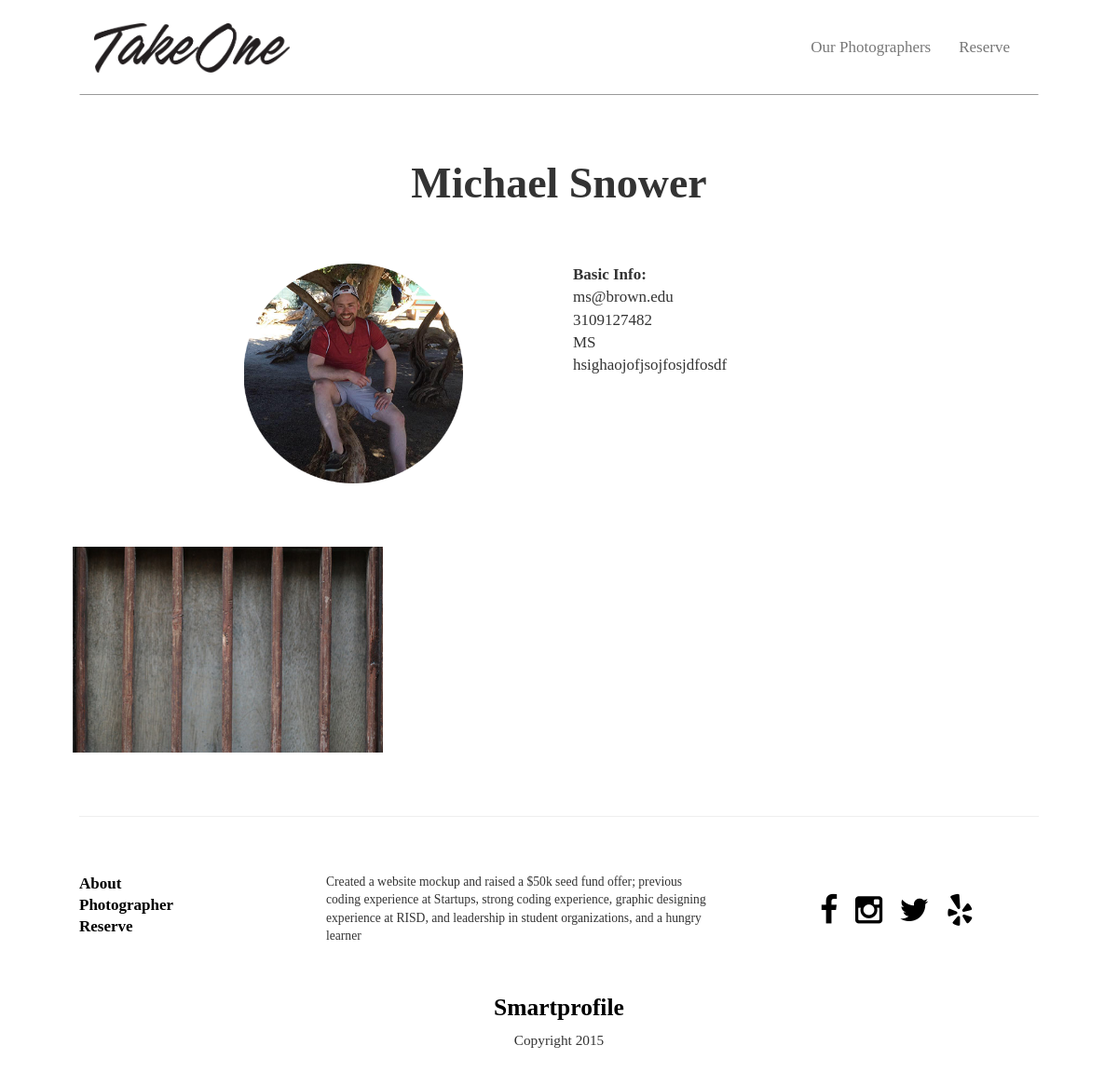
Screenshot of /photographer/michael-snower/ with the database file from the repository.
### photographer/models.py (models this page shows, shortened)
class Photographer(models.Model):
	last_name = models.CharField(max_length=120)
	first_name = models.CharField(max_length=120)
	email = models.EmailField()
	slug = models.SlugField(unique=True, null=True, blank=True)
	short_description = models.CharField(max_length=150)
	description = models.TextField()
	phone = models.CharField(max_length=15)
	profile = models.ImageField(upload_to='profile/', null=True)

class PhotographerImage(models.Model):
	author = models.ForeignKey(Photographer)
	image = models.ImageField(upload_to=image_upload_to)

### photographer/views.py (the view)
# urls.py: url(r'^(?P<slug>[\w-]+)/$', PhotographerDetailView.as_view(), name='photographer_detail'),
class PhotographerDetailView(DetailView):
	model = Photographer
	def get_context_data(self, *args, **kwargs):
		context = super(PhotographerDetailView, self).get_context_data(*args, **kwargs)
		photographer = self.get_object()
		context['title_text'] = photographer.first_name + ' ' + photographer.last_name
		return context

### photographer/templates/photographer/photographer_detail.html
{% extends "base.html" %}
{% load staticfiles %}
{% block photographer_detail %}
  <div class="content_wrapper" id="photographer_intro">
    <div class="row">
      <h4 class="feature_title text-center">{{object.first_name}} {{object.last_name}}</h4>
    </div>
    <div class="row content_title_padding">
    	<div class="col-md-3 col-md-offset-2 col-xs-12">
    		<img src="{{ object.profile.url }}" class='img-responsive'>
    	</div>
    	<div class="col-md-5 col-md-offset-1 col-xs-12">
    		<ul class="list-unstyled">
          <strong><li>Basic Info:</li></strong>
          <li>{{ object.email }}</li>
          <li>{{ object.phone }}</li>
          <li>{{ object.short_description }}</li>
          <li>{{ object.description }}</li>
    		</ul>
    	</div>
    </div>
  </div>
  <div class="row content_wrapper" id="photographer_gallery">
		<div class="grid">
		  <div class="grid-sizer"></div>
		 	 	{% for img in object.photographerimage_set.all %}
				  <div class="grid-item">
				    <img src= {{ img.image.url }} />
				  </div>
		  	{% endfor %}
		</div>
</div>
{% endblock %}

### takeone/static/css/main.css (style rules this page uses)
body { font-family: "Avenir Next"; font-size: 1.7em; }
ul { list-style: none; padding-left: 0; }
h4 { font-weight: bold; font-size: 1.5em; }
.feature_title { font-size: 2.7em; font-weight: bold; }
.content_wrapper { margin-top: 3.5em; margin-bottom: 3.5em; }
.content_title_padding { padding-top: 3em; }
* { box-sizing: border-box; }
html { overflow-y: scroll; }
.grid:after { content: ''; display: block; clear: both; }
.grid-sizer, .grid-item { padding: 0.8%; width: 33%; }
.grid-item { float: left; }
.grid-item img { display: block; max-width: 100%; }

### rows the page displays
Photographer: first_name "Michael", last_name "Snower", profile (picture), email "ms@brown.edu", phone "3109127482", short_description "MS", description "hsighaojofjsojfosjdfosdf"
PhotographerImage: image (picture)
